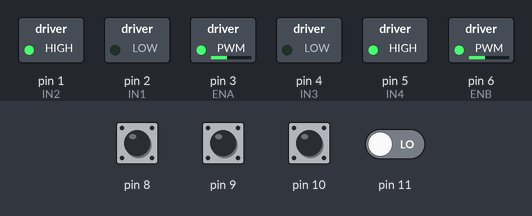
The sketch below on a simulated Arduino Uno, built with avr-gcc and run on an emulated ATmega328P. Parts: switched loads named in the sketch (green lamp = pin HIGH). The test bench sets the inputs (shaded band); at power-on: pin 8–10 HIGH, pin 11 LOW. Not simulated (calls return 0 or success): arduino_secrets.h.

Above: at 0.1 s.
Timing chart, 0 to 1.6 s (numbered marks = the images above):
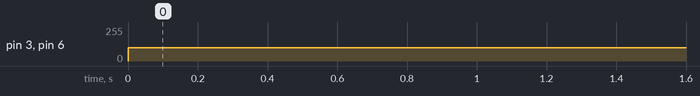

The sketch:

4WC_LineFollowing_Code.ino
```cpp
#include "arduino_secrets.h"

//Define Pins

int ENA = 3; //Enable Pin of the Right Motor (must be PWM)
int IN1 = 2; //Control Pin
int IN2 = 1;

int ENB = 6; //Enable Pin of the Left Motor (must be PWM)
int IN3 = 4;
int IN4 = 5;

//Speed of the Motors
#define ENASpeed 100
#define ENBSpeed 100

int Sensor1 = 0;
int Sensor2 = 0;
int Sensor3 = 0;
int Sensor4 = 0;

void setup() {

  pinMode(ENA, OUTPUT);
  pinMode(IN1, OUTPUT);
  pinMode(IN2, OUTPUT);

  pinMode(ENB, OUTPUT);
  pinMode(IN3, OUTPUT);
  pinMode(IN4, OUTPUT);

  pinMode(Sensor1, INPUT);
  pinMode(Sensor4, INPUT);
  digitalWrite(IN1, LOW);
    digitalWrite(IN2, HIGH);
    digitalWrite(IN3, LOW);
    digitalWrite(IN4, HIGH);

}

void loop(){

  //Use analogWrite to run motor at adjusted speed
  analogWrite(ENA, ENASpeed);
  analogWrite(ENB, ENBSpeed);

  //Read the Sensor if HIGH (BLACK Line) or LOW (WHITE Line)
  Sensor1 = digitalRead(8);
  Sensor1 = digitalRead(9);
  Sensor1 = digitalRead(10);
  Sensor4 = digitalRead(11);

  //Set conditions for FORWARD, LEFT and RIGHT

  if((Sensor4 == HIGH && Sensor3 == HIGH && Sensor2 == LOW && Sensor1 == LOW) ||
 (Sensor4 == HIGH && Sensor3 == HIGH && Sensor2 == HIGH && Sensor1 == LOW) ||
 (Sensor4 == HIGH && Sensor3 == HIGH && Sensor2 == LOW && Sensor1 == HIGH))
 {

    //Turn LEFT
    //motor A Backward
    digitalWrite(IN1, HIGH);
    digitalWrite(IN2, LOW);

    //motor B Forward
    digitalWrite(IN3, LOW);
    digitalWrite(IN4, HIGH);
  }

  else if ((Sensor4 == LOW && Sensor3 == LOW && Sensor2 == HIGH && Sensor1 == HIGH) ||
  (Sensor4 == HIGH && Sensor3 == LOW && Sensor2 == HIGH && Sensor1 == HIGH) ||
  (Sensor4 == LOW && Sensor3 == HIGH && Sensor2 == HIGH && Sensor1 == HIGH))
  {

    //Turn RIGHT
    //motor A Forward
    digitalWrite(IN1, LOW);
    digitalWrite(IN2, HIGH);

    //motor B Backward
    digitalWrite(IN3, HIGH);
    digitalWrite(IN4, LOW);
  }

  else{

    //if(Sensor4 == LOW && Sensor3 == HIGH && Sensor2 == HIGH && Sensor1 == LOW

    //FORWARD
    digitalWrite(IN1, LOW);
    digitalWrite(IN2, HIGH);
    digitalWrite(IN3, LOW);
    digitalWrite(IN4, HIGH);
  }
}
```

Measured:
- by itself, pin 3 (ENA), pin 6 (ENB): 0/255 → 100/255 at 0.00 s
